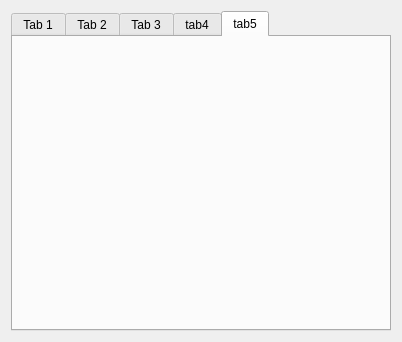
<?xml version="1.0" encoding="UTF-8"?>
<ui version="4.0">
 <class>MainWidget</class>
 <widget class="QWidget" name="MainWidget">
  <property name="geometry">
   <rect>
    <x>0</x>
    <y>0</y>
    <width>402</width>
    <height>342</height>
   </rect>
  </property>
  <property name="minimumSize">
   <size>
    <width>350</width>
    <height>340</height>
   </size>
  </property>
  <property name="windowTitle">
   <string>MainWidget</string>
  </property>
  <layout class="QVBoxLayout" name="verticalLayout">
   <item>
    <widget class="QTabWidget" name="pTabWidget">
     <property name="currentIndex">
      <number>4</number>
     </property>
     <widget class="QWidget" name="pTab1">
      <attribute name="title">
       <string>Tab 1</string>
      </attribute>
     </widget>
     <widget class="QWidget" name="pTab2">
      <attribute name="title">
       <string>Tab 2</string>
      </attribute>
     </widget>
     <widget class="QWidget" name="pTab3">
      <attribute name="title">
       <string>Tab 3</string>
      </attribute>
     </widget>
     <widget class="QWidget" name="pTab4">
      <attribute name="title">
       <string>tab4</string>
      </attribute>
     </widget>
     <widget class="QWidget" name="pTab5">
      <attribute name="title">
       <string>tab5</string>
      </attribute>
     </widget>
    </widget>
   </item>
  </layout>
 </widget>
 <resources/>
 <connections/>
</ui>
